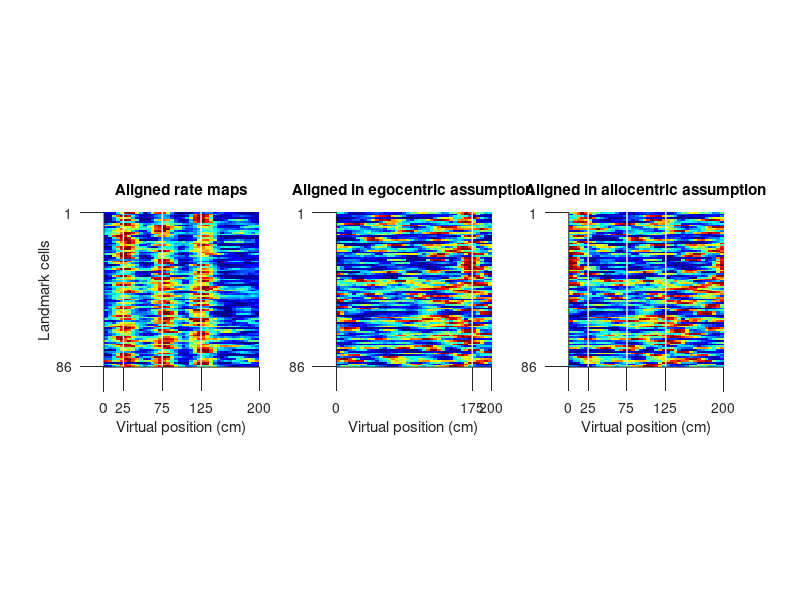

This figure's MATLAB source:
%%

clear;clc;close

load('data_Fig_6F.mat');

%%
f=figure(1);
subplot(1,3,1);imagesc(space_bins,[],maps_m);
colormap(jet);caxis([0,1]);
xlabel('Virtual position (cm)');ylabel('Landmark cells');title('Aligned rate maps');box off;
set(gca,'xtick',[0 25 75 125 200],'ytick',[1,cell_num_m],'tickdir','out','ticklength',[0.05,0.05]);
axis([0 200 0.5,cell_num_m+0.5]);axis square;
hold on; 
plot([25,25],[0.5,cell_num_m+0.5],'w','LineWidth',1);
plot([75,75],[0.5,cell_num_m+0.5],'w','LineWidth',1);
plot([125,125],[0.5,cell_num_m+0.5],'w','LineWidth',1);

subplot(1,3,2);imagesc(space_bins,[],maps_m_r_ego);
colormap(jet);caxis([0,1]);box off;
% set(gca,'XDir','reverse');
xlabel('Virtual position (cm)');set(gca,'xtick',[0 175 200],'ytick',[1,cell_num_m],'tickdir','out','ticklength',[0.05,0.05]);
axis([0 200 0.5,cell_num_m+0.5]);axis square;
hold on;plot([175,175],[0.5,cell_num_m+0.5],'w','LineWidth',1);
title('Aligned in egocentric assumption');

subplot(1,3,3);imagesc(space_bins,[],maps_m_r_allo);
colormap(jet);caxis([0,1]);box off;
% set(gca,'XDir','reverse');
xlabel('Virtual position (cm)');set(gca,'xtick',[0 25 75 125 200],'ytick',[1,cell_num_m],'tickdir','out','ticklength',[0.05,0.05]);
axis([0 200 0.5,cell_num_m+0.5]);axis square;
hold on;
plot([25,25],[0.5,cell_num_m+0.5],'w','LineWidth',1);
plot([75,75],[0.5,cell_num_m+0.5],'w','LineWidth',1);
plot([125,125],[0.5,cell_num_m+0.5],'w','LineWidth',1);
title('Aligned in allocentric assumption');
